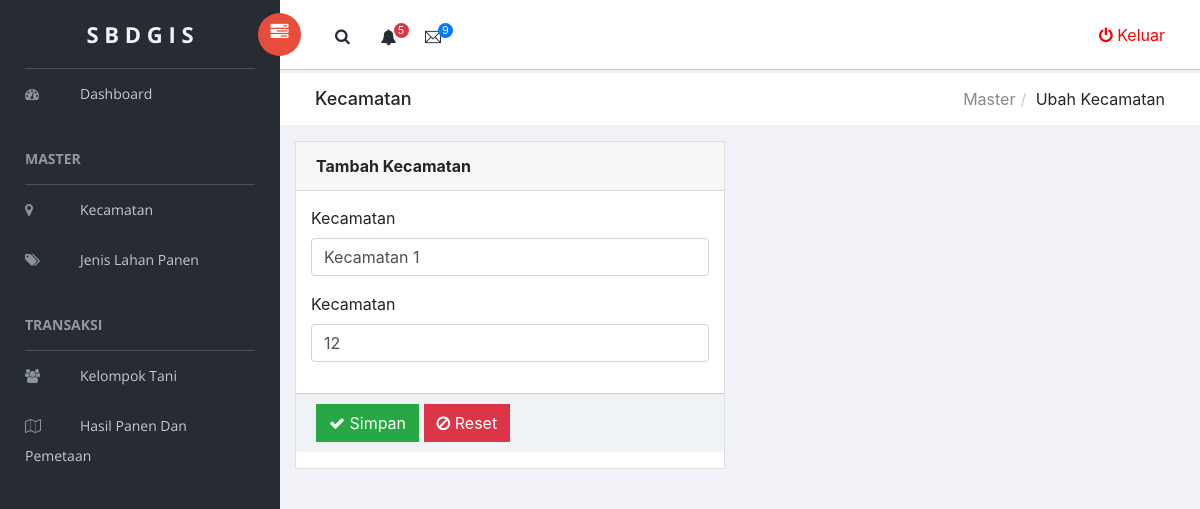
The page /app/index.php?p=edit_kecamatan&id_kecamatan=KEC1001 (signed in) on the database as committed earlier.
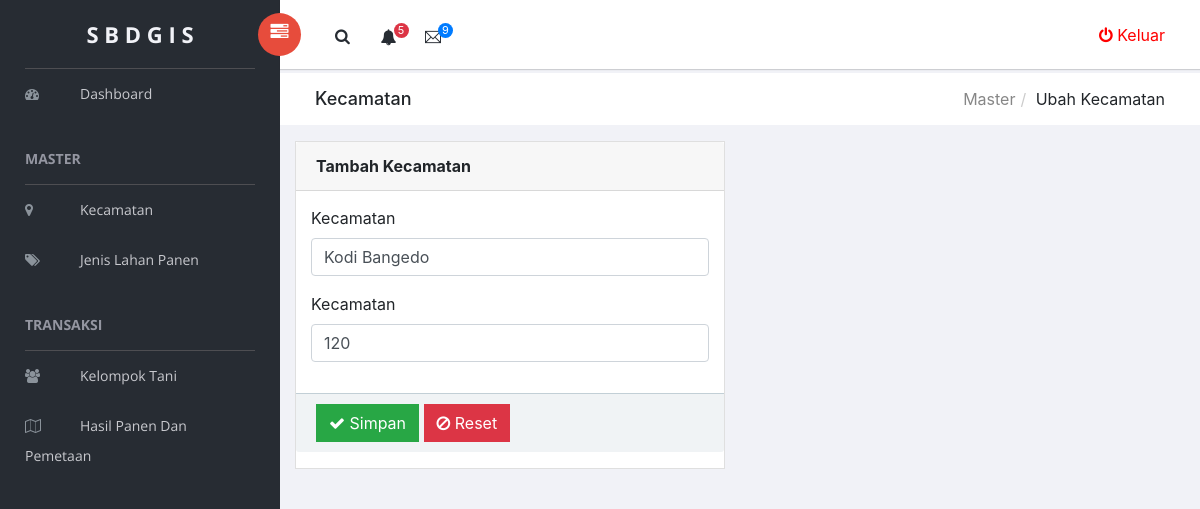
The same page on the database as committed later.
### tables this page shows
CREATE TABLE `tb_kecamatan` (
  `id_kecamatan` varchar(10) NOT NULL,
  `kecamatan` varchar(100) NOT NULL,
  `luas_tanah` float NOT NULL
);

### app/helper/koneksi.php (called while the page is built, shortened)
<?php
class Koneksi {
	private $koneksi;
	function __construct(){
		$this->koneksi = new mysqli("localhost","root","","db_gis");
	}
	public function setQuery($sql){
		return $this->koneksi->query($sql);
	}
}
 ?>

### app/helper/crud.php (called while the page is built, shortened)
<?php
include_once 'koneksi.php';
class Crud {
	function __construct(){
		$this->koneksi = new Koneksi();
	}
	public function get($sql){
		$result = $this->koneksi->setQuery($sql);
		$data = [];
        while ($row = $result->fetch_assoc()) {
            $data[] = $row;
        }
        return $data;
	}
}
?>

### app/m_kecamatan/edit_form.php (the view)
<?php
$id_kecamatan = $_GET['id_kecamatan'];
$result = $crud->get("SELECT * FROM tb_kecamatan WHERE id_kecamatan = '$id_kecamatan'")[0];
?>
<div class="breadcrumbs">
    <div class="col-sm-4">
        <div class="page-header float-left">
            <div class="page-title">
                <h1>Kecamatan</h1>
            </div>
        </div>
    </div>
    <div class="col-sm-8">
        <div class="page-header float-right">
            <div class="page-title">
                <ol class="breadcrumb text-right">
                    <li><a href="#">Master</a></li>
                    <li class="active">Ubah Kecamatan</li>
                </ol>
            </div>
        </div>
    </div>
</div>
<div class="content mt-3">
    <div class="animated fadeIn">
        <div class="row">
            <div class="col-md-6">
                <div class="card">
                    <div class="card-header">
                        <strong>Tambah Kecamatan</strong>
                    </div>
                    <form action="m_kecamatan/edit.php" method="post">
                        <div class="card-body card-block">
                            <div class="form-group">
                                <label class="form-control-label">Kecamatan</label>
                                <input type="text" value="<?= $result['kecamatan']?>" name="kecamatan" placeholder="Kecamatan" class="form-control" required>
                            </div>
                            <div class="form-group">
                                <label class="form-control-label">Kecamatan</label>
                                <input type="number" value="<?= $result['luas_tanah']?>" name="luas_tanah" placeholder="Luas Tanah" class="form-control" required>
                            </div>
                        </div>
                        <div class="card-footer">
                            <button type="submit" name="id_kecamatan" value="<?= $id_kecamatan ?>" class="btn btn-success">
                                <i class="fa fa-check"></i> Simpan
                            </button>
                            <button type="reset" class="btn btn-danger">
                                <i class="fa fa-ban"></i> Reset
                            </button>
                        </div>
                    </form>
                </div>
            </div>
        </div>
    </div>
</div>

Rows that differ between the two databases and show on the page:
changed tb_kecamatan: kecamatan "Kecamatan 1" → "Kodi Bangedo"; luas_tanah "12" → "120"
